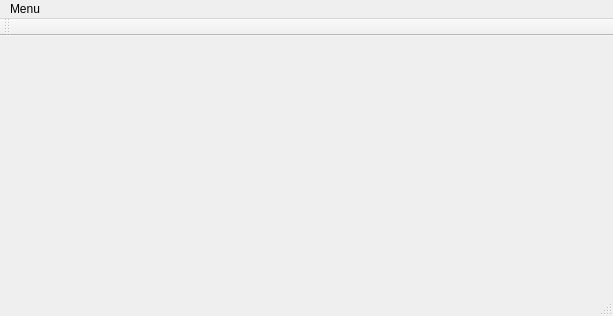
<?xml version="1.0" encoding="UTF-8"?>
<ui version="4.0">
 <class>pizzaria_ini</class>
 <widget class="QMainWindow" name="pizzaria_ini">
  <property name="geometry">
   <rect>
    <x>0</x>
    <y>0</y>
    <width>613</width>
    <height>316</height>
   </rect>
  </property>
  <property name="windowTitle">
   <string>Pizzaria e Lanchonete Pai e Filho</string>
  </property>
  <widget class="QWidget" name="centralwidget"/>
  <widget class="QStatusBar" name="statusbar"/>
  <widget class="QToolBar" name="toolBar">
   <property name="windowTitle">
    <string>toolBar</string>
   </property>
   <attribute name="toolBarArea">
    <enum>TopToolBarArea</enum>
   </attribute>
   <attribute name="toolBarBreak">
    <bool>false</bool>
   </attribute>
  </widget>
  <widget class="QMenuBar" name="menu_ini">
   <property name="geometry">
    <rect>
     <x>0</x>
     <y>0</y>
     <width>613</width>
     <height>21</height>
    </rect>
   </property>
   <widget class="QMenu" name="menuMenu">
    <property name="title">
     <string>Menu</string>
    </property>
    <addaction name="cadastro_venda"/>
    <addaction name="cadastro_compra"/>
    <addaction name="relatorio"/>
    <addaction name="separator"/>
    <addaction name="actionExit"/>
   </widget>
   <addaction name="menuMenu"/>
  </widget>
  <action name="cadastro_venda">
   <property name="text">
    <string>Cadastrar venda</string>
   </property>
  </action>
  <action name="cadastro_compra">
   <property name="text">
    <string>Cadastrar Compra</string>
   </property>
  </action>
  <action name="relatorio">
   <property name="text">
    <string>Relatório </string>
   </property>
  </action>
  <action name="actionExit">
   <property name="text">
    <string>Exit</string>
   </property>
  </action>
 </widget>
 <resources/>
 <connections/>
</ui>
